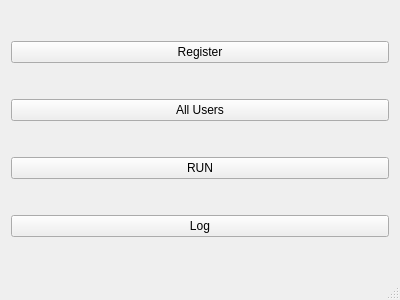
<?xml version="1.0" encoding="UTF-8"?>
<ui version="4.0">
 <class>MainWindow</class>
 <widget class="QMainWindow" name="MainWindow">
  <property name="geometry">
   <rect>
    <x>0</x>
    <y>0</y>
    <width>400</width>
    <height>300</height>
   </rect>
  </property>
  <property name="windowTitle">
   <string>Dorime</string>
  </property>
  <widget class="QWidget" name="centralWidget">
   <layout class="QGridLayout" name="gridLayout">
    <item row="0" column="0">
     <widget class="QPushButton" name="pushButton">
      <property name="text">
       <string>Register</string>
      </property>
     </widget>
    </item>
    <item row="1" column="0">
     <widget class="QPushButton" name="pushButton_2">
      <property name="text">
       <string>All Users</string>
      </property>
     </widget>
    </item>
    <item row="2" column="0">
     <widget class="QPushButton" name="pushButton_3">
      <property name="text">
       <string>RUN</string>
      </property>
     </widget>
    </item>
    <item row="3" column="0">
     <widget class="QPushButton" name="pushButton_4">
      <property name="sizePolicy">
       <sizepolicy hsizetype="Minimum" vsizetype="Fixed">
        <horstretch>0</horstretch>
        <verstretch>0</verstretch>
       </sizepolicy>
      </property>
      <property name="text">
       <string>Log</string>
      </property>
     </widget>
    </item>
   </layout>
  </widget>
  <widget class="QMenuBar" name="menuBar">
   <property name="geometry">
    <rect>
     <x>0</x>
     <y>0</y>
     <width>400</width>
     <height>19</height>
    </rect>
   </property>
  </widget>
  <widget class="QStatusBar" name="statusBar"/>
 </widget>
 <layoutdefault spacing="6" margin="11"/>
 <resources/>
 <connections/>
</ui>
